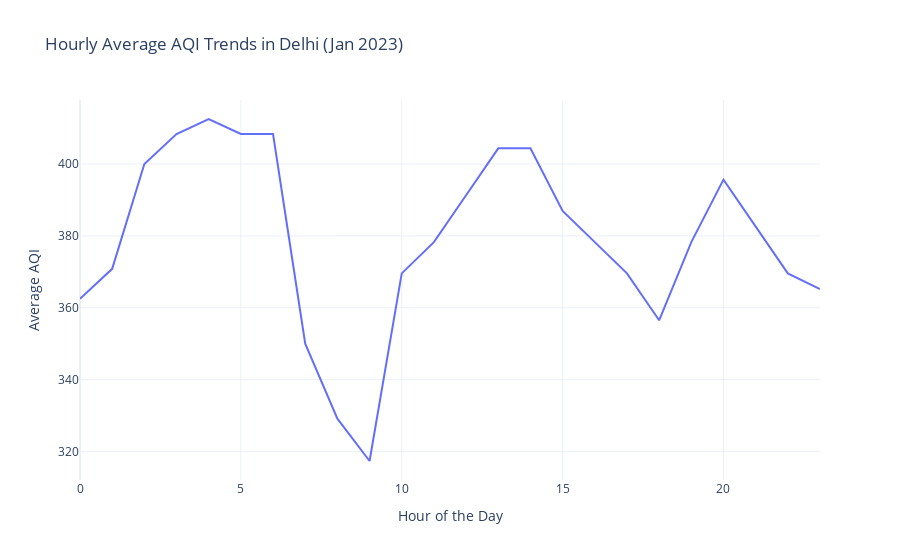

Notebook code cell kept with this figure:
### Code cell
data['Hour'] = pd.to_datetime(data['date']).dt.hour
hourly_avg_aqi = data.groupby('Hour')['AQI'].mean().reset_index()
fig = px.line(hourly_avg_aqi, x='Hour', y='AQI', 
              title='Hourly Average AQI Trends in Delhi (Jan 2023)')
fig.update_xaxes(title="Hour of the Day")
fig.update_yaxes(title="Average AQI")
fig.show()

### Figure 1 — Plotly figure (JSON) as saved in the notebook; plotly's stock layout.template omitted (floating-point values rounded to 4 significant figures)
{"data": [{"hovertemplate": "Hour=%{x}<br>AQI=%{y}<extra></extra>", "legendgroup": "", "line": {"color": "#636efa", "dash": "solid"}, "marker": {"symbol": "circle"}, "mode": "lines", "name": "", "orientation": "v", "showlegend": false, "type": "scatter", "x": [0, 1, 2, 3, 4, 5, 6, 7, 8, 9, 10, 11, 12, 13, 14, 15, 16, 17, 18, 19, 20, 21, 22, 23], "xaxis": "x", "y": [362.5, 370.8, 400, 408.3, 412.5, 408.3, 408.3, 350, 329.2, 317.4, 369.6, 378.3, 391.3, 404.3, 404.3, 387.0, 378.3, 369.6, 356.5, 378.3, 395.7, 382.6, 369.6, 365.2], "yaxis": "y"}], "layout": {"autosize": true, "legend": {"tracegroupgap": 0}, "title": {"text": "Hourly Average AQI Trends in Delhi (Jan 2023)"}, "xaxis": {"anchor": "y", "autorange": true, "domain": [0, 1], "range": [0, 23], "title": {"text": "Hour of the Day"}, "type": "linear"}, "yaxis": {"anchor": "x", "autorange": true, "domain": [0, 1], "range": [312.1, 417.8], "title": {"text": "Average AQI"}, "type": "linear"}}}
